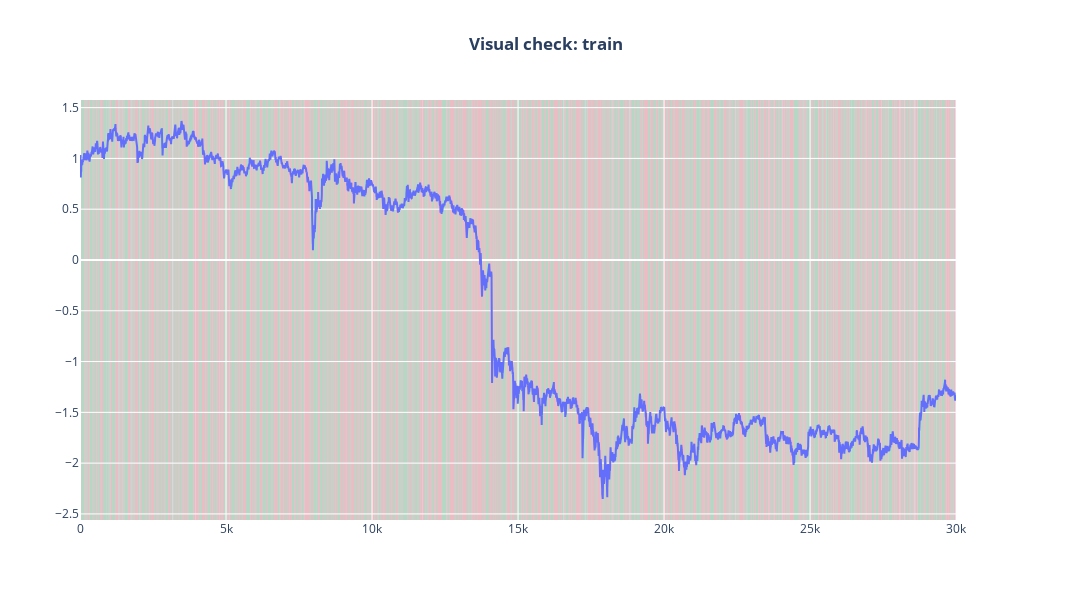

Source (notebook cell):
### Code cell
# plot train data
plot_data(mid_px_train_dyn, labels_dyn_train, 0, 30000, train_test_switch='train',y0=0)
